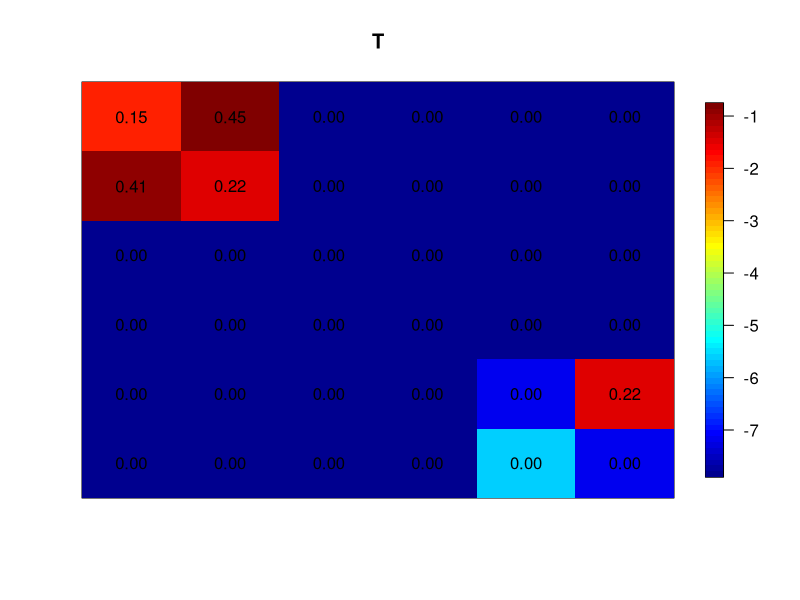
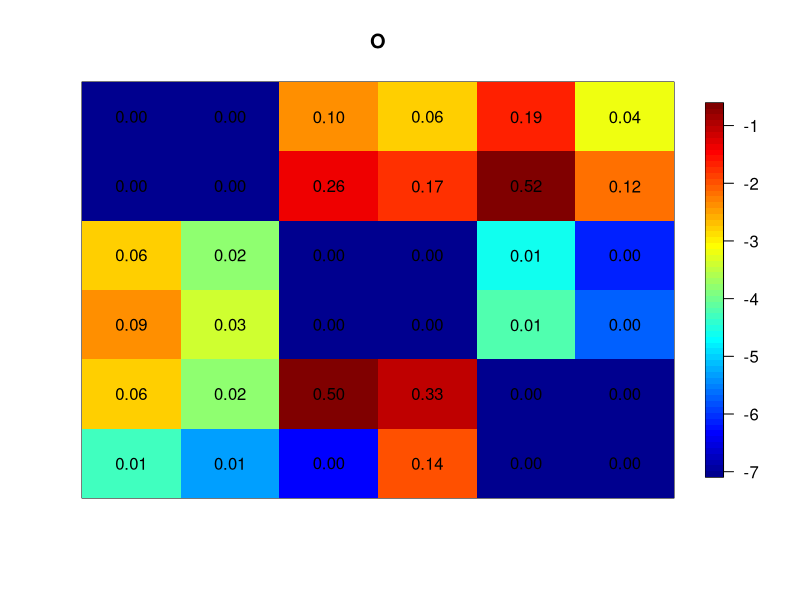
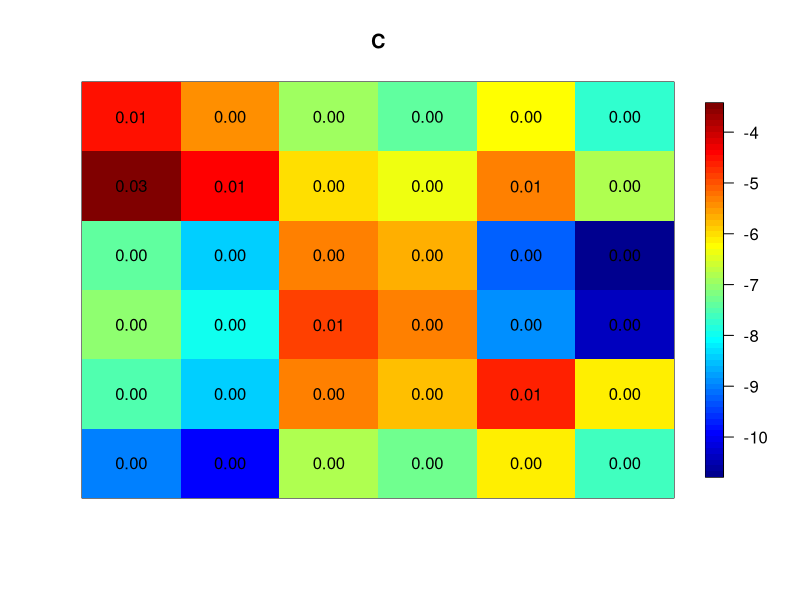
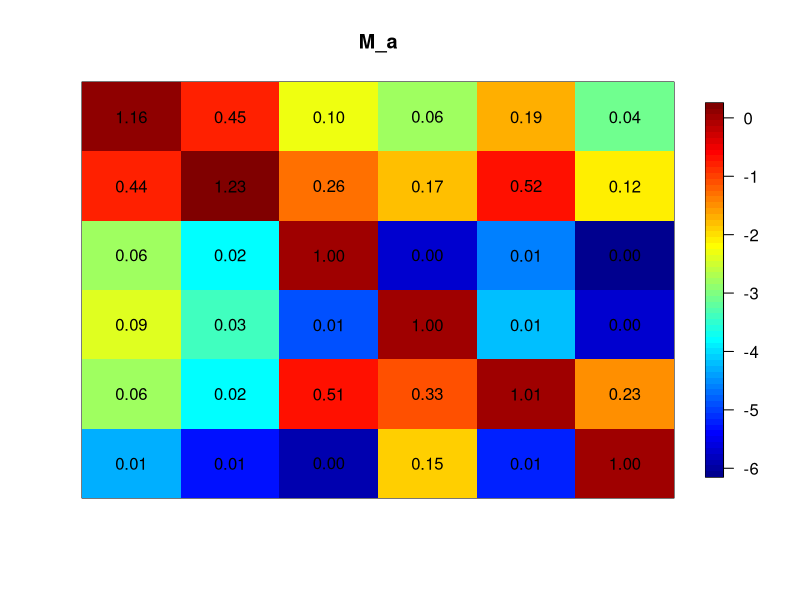

Source code (R) for these figures, in order:
#  Decomposition Algebra

		# Import and organize the data

		# Load the data
		
			#setwd(" . . /R_Materials")
				SAM=read.csv("ThaiMacro_SAM2004.csv",row.names=1)
				#SAM=read.csv("ThaiSAM2006.csv",row.names=1) row.names=SAM[,1] because the row.names of the matrix are in column 1.

			
			# Resources=function(water,land){
	
			# SAM[81,1:4]=(SAM[80,1:4]*water)
			# SAM[82,1:4]=(SAM[80,1:4]*land)
			# SAM[80,1:4]=(SAM[80,1:4]*(1-water-land))

				# }
				
			#			water=0.1; land=0.2;	


		# Convert NA elements to be equal to 0
	
				SAM[is.na(SAM)==TRUE]=0

		
		# Create the A matrix from the SAM (ie, column normalize the SAM):
		
				# Create an empty A matrix

						A=matrix(nrow=dim(SAM)[1],ncol=dim(SAM)[2])

				# Fill the A matrix with the column normalized SAM

							for (i in 1:dim(SAM)[1]){

									A[,i]=SAM[,i]/apply(SAM,2,sum)[i]	
	
											}
				
				# 0/0 is NA in R so replace NA's with 0
											
							A[is.na(A)==TRUE]=0

	
				# Give A names:
							
							rownames(A)=colnames(A)=rownames(SAM)
				
				# Check that rows and columns sum to one, repsectively:
											
							apply(A,2,sum)
				
				# Leave out the exogenous factors for now:
					
					# Big matrix
					# A=A[1:93,1:93,]
						
					# Small matrix
						
							A=A[1:6,1:6]
			
#  A_n and A0_n	
	
			# We start by defining three matrices: A_n, A0_n, and A*
		
				# Define A_n
				
				n_row=dim(A)[1]; n_col=dim(A)[2];
				
					A_n = matrix(nrow=n_row,ncol=n_col,data=0)
	
	# Big matrix
	#				group1=1:78; group2=79:82; group3=83:93;
	
	#Small matrix
					group1=1:2; group2=3:4; group3=5:6;
					
					A11=A[group1,group1]
					A21=A[group2,group1]
					A32=A[group3,group2]
					A13=A[group1,group3]
					A33=A[group3,group3]
					
					
					# A11
						A_n[group1,group1]=A11
					
					#A21
						A_n[group2,group1]=A21
						
					#A32
						A_n[group3,group2]=A32
						
					#A13
						A_n[group1,group3]=A13
								
					#A33
						A_n[group3,group3]=A33

				#Give names:
						rownames(A_n)=colnames(A_n)=rownames(A)
				
				# Define A0_n
				
					A0_n = matrix(nrow=n_row,ncol=n_col,data=0)
					
						A0_n[group1,group1] = A11
						A0_n[group3,group3] = A33
						
				# Give names:
						rownames(A0_n)=colnames(A0_n)=rownames(A)


# A* 
			# Note: in R code we write A* as A_star

			# Remember that A* = (I-A_n)^-1(A_n-A0_n)
						
						# Create an nxn Identity matrix
						I = matrix(nrow=n_row,ncol=n_col,data=0)
						diag(I)=1
						
				# Calculate A_star
				
				A_star = solve(I - A0_n) %*% (A_n - A0_n)	
				
				
# M_a3 M_a2 M_a1

			# We can define the SAM multiplier M_a as the production of three matrices:
					# M_a = M_a3M_a2M_a1
				
					M_a1 = solve(I-A0_n)
					M_a2 = (I + A_star + A_star%*%A_star)
					M_a3 = solve(I - A_star%*%A_star%*%A_star)
				
					M_a = M_a3%*%M_a2%*%M_a1
					
					
#	M_a1

				# For M_a1 = (I-A0_n)^-1, check elements of M_a1
					
					I_11=matrix(nrow=dim(A11)[1],ncol=dim(A11)[2],data=0)
						diag(I_11)=1
					I_22=matrix(nrow=dim(A21)[1],ncol=dim(A21)[1],data=0)
						diag(I_22)=1
					I_33=matrix(nrow=dim(A33)[1],ncol=dim(A33)[2],data=0)
						diag(I_33)=1
		
					
						all.equal(M_a1[group1,group1], solve(I_11-A11))
						all.equal(M_a1[group3,group3],solve(I_33-A33))
						
						M_a1[group2,group2] 
						I_22
						
						
# M_a2		
				# For M_a2 = (I = A* + A*^2), check elements of M_a2
			
						all.equal(M_a2[group2,group1], A_star[group2,group1])
						all.equal(M_a2[group3,group1], A_star[group3,group2]%*%A_star[group2,group1])
						all.equal(M_a2[group1,group2], A_star[group1,group3]%*%A_star[group3,group2])
						all.equal(M_a2[group2,group3], A_star[group2,group1]%*%A_star[group1,group3])
						
						round(M_a2[group3,group2] ,digits=3)==round(A_star[group3,group2],digits=3)
						
						all.equal(M_a2[group1,group3], A_star[group1,group3])
						
# M_a3

				# For M_a3 = (I_A*^3)^-1, check that M_a3
						all.equal(M_a3[group1,group1], solve(I_11-A_star[group1,group3]%*%A_star[group3,group2]%*%A_star[group2,group1]))
						all.equal(M_a3[group2,group2], solve(I_22-A_star[group2,group1]%*%A_star[group1,group3]%*%A_star[group3,group2]))
						all.equal(M_a3[group3,group3], solve(I_33-A_star[group3,group2]%*%A_star[group2,group1]%*%A_star[group1,group3]))

			
		
# Additive Multipliers
						
						# I
						I=matrix(nrow=n_row,ncol=n_col,data=0) # Identity multiplier
						diag(I)=1
						
						#T
						T_mat = (M_a1-I) # Net transfer multiplier
						
						#O
						O=(M_a2-I)%*%M_a1 
						all.equal(O, M_a2%*%M_a1-M_a1) # Open-loop multiplier
						
						#C
						C = (M_a3-I)%*%M_a2%*%M_a1 
						all.equal(C , M_a3%*%M_a2%*%M_a1 - M_a2%*%M_a1) # Closed-loop multiplier
						
			
			# Check whether M_a = I + T + O + C
	
						all.equal(M_a , I + T_mat + O + C)
						

				
# Bonus: Color coding multiplier matrices:

		# Load the fields library so that you can use the function image.plot()
		
				library(fields)

		# Set the dimensions of the multiplier:
			
				dim_M=dim(M_a)[1]
		
		# Plot the multiplier matrix with color codes, but because of how image.plot works, we need to rotate the matrix first:
	
	
		plotMat=function(x,name){
			N=dim(x)[1]
			M_rotate=matrix(rev(x),nrow=N,byrow=TRUE)[(N:1),]
			M_rotate[M_rotate==0]=min(M_rotate[M_rotate>0])/2
			image.plot(log(M_rotate),xaxt="n",yaxt="n",main=name)
			
				for (x in 1:N){
					for (y in 1:N){
								
								text((x-1)/(N-1), (y-1)/(N-1), sprintf("%0.2f", M_rotate[x,y]))
		
								}}
	
						}


	# Plot four matrices: M_a, T, O, and C:
	
		
		# T
			quartz()
			plotMat(T_mat,"T")
			
		# O
			quartz()
			plotMat(O,"O")
			
		# C	
			quartz()
			plotMat(C,"C")

		#M_a:
		
			plotMat(M_a,"M_a")	
	
